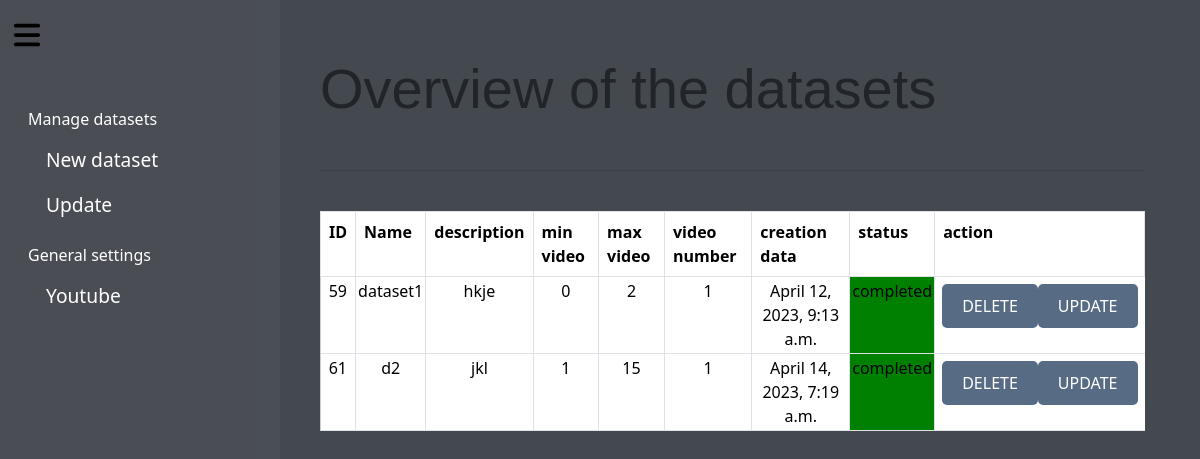
Before: /display/ (signed in) with the older database file.
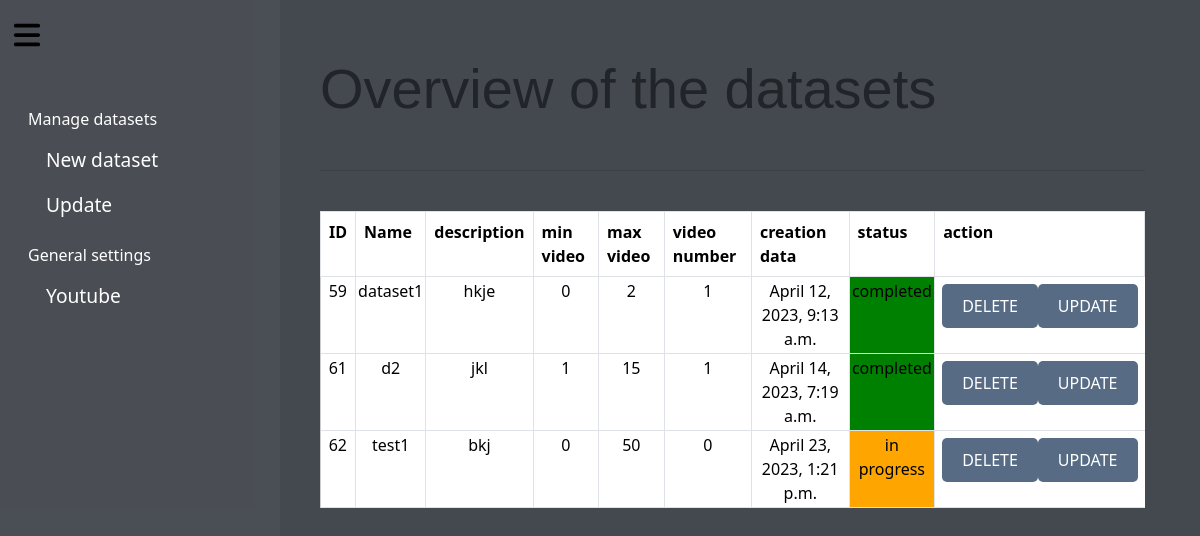
After: the same page with the newer database file.
### crawler/models.py (models this page shows, shortened)
class datasetModel(models.Model):
    id=models.AutoField(primary_key=True)
    name= models.CharField(max_length=255)
    creation_date=models.DateTimeField()
    num_video=models.IntegerField(default=0)
    min_v=models.CharField(max_length=255, blank=True)
    max_v=models.CharField(max_length=255,blank=True)
    description=models.CharField(max_length=1000,blank=True)
    videos = models.ManyToManyField(dataModel, through='video_dataset',through_fields=('dataset', 'videos'))
    folder = models.CharField(max_length=255, blank=True)  # new field for folder path
    OPTIONS=[('in progress',"in progress"),('completed',"completed")]
    status = models.CharField(max_length=20, choices=OPTIONS,default="in progress")
    desired_num=models.IntegerField(default=0)
    author=models.CharField(max_length=1000,blank=True)
    OPTIONS1=[('mp4',"mp4"),('WebM',"WebM"),('3GP',"3GP")]
    OPTIONS2=[('720p',"720p"),('480p',"480p"),('360p',"360p")]
    videoformat = models.CharField(max_length=20, choices=OPTIONS1,default="mp4")
    resolution = models.CharField(max_length=20, choices=OPTIONS2,default="720p")
    annotation=models.CharField(max_length=255, blank=True)

### crawler/views.py (the view)
# urls.py: path('display/',views.display_dataset,name='display'),
@login_required
def display_dataset(request):
    data=datasetModel.objects.all()
    print(data)
    return render(request, 'update_dataset.html', {'data': data})

### crawler/templates/update_dataset.html (shortened to what this page needs)
{% extends 'main.html' %}
{% load static %}
{% block content %}
<h1>Overview of the datasets</h1>
<br>
<hr>
<br>
<table class=" table table-bordered">
  <tr class="tr_style">
      <th class='cur'>ID</th>
      <th class='cur'>Name</th>
      <th class='cur'>description</th>
      <th class='cur'>min video</th>
      <th class='cur'>max video</th>
      <th class='cur'>video number</th>
      <th class='cur'>creation data</th>
      <th class="cur">status</th>
      <th class='cur'>action</th>
    </tr>
    {% for item in data %}
        <tr >
            <td>
              {{ item.id }}</td>
            <td >{{ item.name }}</td>
            <td >{{item.description}}</td>
            <td >{{ item.min_v }}</td>
            <td >{{ item.max_v }}</td>
            <td>{{item.num_video}}</td>
            <td>{{item.creation_date}}</td>
            <td {% if item.status == "in progress" %} style="background-color: orange;"{% elif item.status == "completed" %} style="background-color: green;"{% endif %}>{{ item.status }}</td>
            <td >
              <form method="post" action="{% url 'update_d' %}">
                <div style="display: flex;padding: 5px;" >
              <button type="submit" name="delete" id="delete" >DELETE </button>
              <button type="submit" name="update" id="update" >UPDATE</button>
              </div>
              </form>
            </td>
        </tr>
    {% endfor %}
</table>
{% endblock %}

Changed rows visible on the page:
added datasetModel: id "62", name "test1", description "bkj", min_v "0", max_v "50", num_video "0", creation_date "April 23, 2023, 1:21 p.m.", status "in progress"
